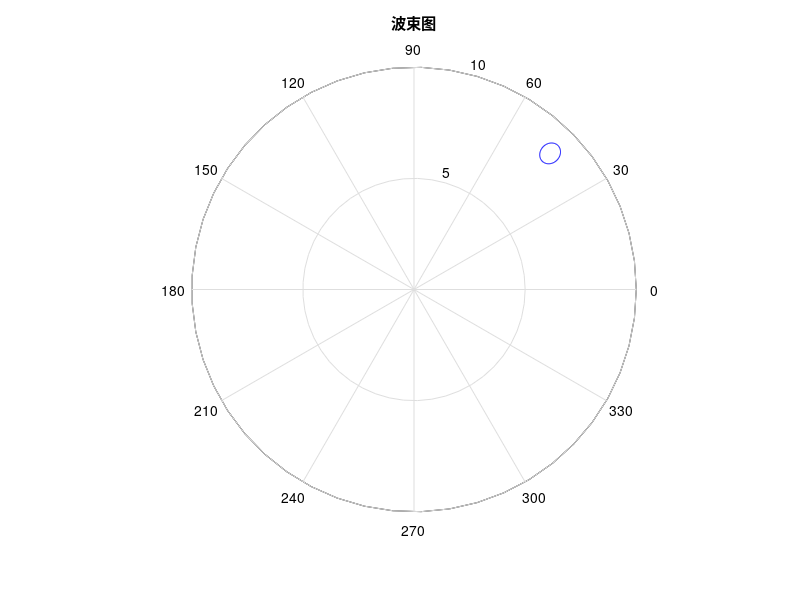

Write the MATLAB code that produced this figure.
% 定义波束宽度（弧度）
bw = 0.1;
% 定义方位角（弧度）
az = pi/4;
% 定义俯仰角（弧度）
el = pi/6;
% 定义圆锥高度
h = 10;
% 计算圆锥半径
r = h * tan(bw/2);
% 计算圆锥底面中心坐标
cx = h * cos(az) * cos(el);
cy = h * sin(az) * cos(el);
cz = h * sin(el);
% 计算圆锥底面上的点坐标
theta = linspace(0, 2*pi, 100);
x = cx + r * cos(theta) * cos(az) - r * sin(theta) * sin(az) * cos(el);
y = cy + r * cos(theta) * sin(az) + r * sin(theta) * cos(az) * cos(el);
z = cz + r * sin(theta) * sin(el);
% 转换成极坐标
rho = sqrt(x.^2 + y.^2); % 半径
phi = atan2(y, x); % 角度
% 绘制极坐标图
figure
polar(phi, rho, 'b')
title('波束图')